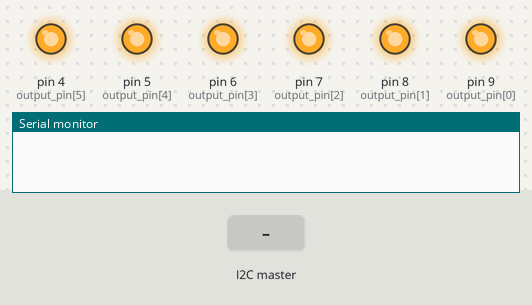
Simulated run of this sketch. Board: Arduino Uno, built with avr-gcc and run on an emulated ATmega328P. On the bench: output pins drawn as LEDs (lit = HIGH), the last lines printed to the serial monitor. The test bench sets the inputs (shaded band). Random numbers use the default seed unless the sketch sets one.

Above: at 1.2 s.
1.3 s: the I2C master sends the byte 1
At 4.8 s:
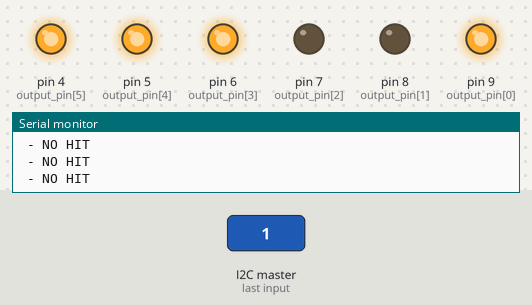
At 7.7 s:
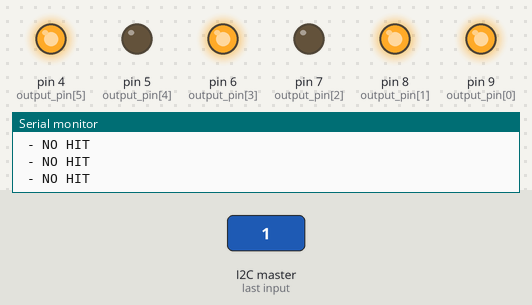
Timing chart, 0 to 25.5 s (numbered marks = the images above; inputs shaded):
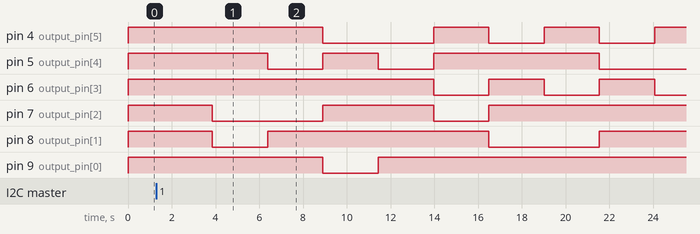

The sketch:

pistonDerecho.ino
```cpp
#include <Wire.h>

#define MOD_ADDR          0x02
#define RELAY_NUM         6
#define TIME_ON_DELAY     2000        // Tiempo que los pistones permanecen activos
#define TIME_OFF_DELAY    500         // Tiempo de espera antes de activar los siguientes pistones
#define GAME_DURATION     30000       // 30 segundos
#define FORCE_THRESHOLD   200         // Umbral para detectar fuerza (ajusta segun sea necesario)

// Variables globales
uint8_t output_pin[RELAY_NUM] = {9, 8, 7, 6, 5, 4}; // Pines conectados a pistones
volatile int rightScore = 0;
bool game_active = false;
bool forceRegistered = false;         // Bandera para detectar golper del sensor
unsigned long lastChangeTime = 0;
unsigned long game_end_time = 0;
unsigned long interval = TIME_ON_DELAY + TIME_OFF_DELAY;

const int numSensors = 6;        // Numero de sensores
const int fsrPins[numSensors] = {A0, A1, A2, A3, A4, A5}; // Pines de los sensores

int fsrReadings[numSensors];    // Array para almacenar las lecturas de los sensores
int counters[numSensors] = {0}; // Array para contar las detecciones de golpes
bool hitDetected[numSensors] = {false}; // Array para rastrear si se ha detectado un golpe

void setup() {
  Wire.begin(MOD_ADDR);
  Wire.onRequest(requestEvent);
  Wire.onReceive(receiveEvent);

  //Apaga todos los pistones (polaridad invertida)
  for (int i = 0; i < RELAY_NUM; i++) {
    pinMode(output_pin[i], OUTPUT);
    digitalWrite(output_pin[i], HIGH);
  }

  Serial.begin(9600);
  randomSeed(analogRead(0));
}

void loop() {
  if (game_active) {
    unsigned long currentTime = millis();

    if (currentTime - lastChangeTime >= interval) {
      lastChangeTime = currentTime;
      activateRandomRelays();

      // Valida si el juego sigue activo
      if (currentTime >= game_end_time) {
        stopAllRelays();
        game_active = false;
      }

      // Reinicia la bandera para nuevo golpe
      // forceRegistered = false;
    }

  // Procesar las lecturas de los sensores
  for (int i = 0; i < numSensors; i++) {

    if (fsrReadings[i] > 200) {
      if (!hitDetected[i]) { // Si no se ha detectado un golpe previamente en este sensor
        counters[i]++;
        Serial.print("Count: ");
        Serial.print(counters[i]);
        hitDetected[i] = true; // Marca que se ha detectado un golpe en este sensor
        rightScore = counters[i];
      }
    } else {
      if (hitDetected[i]) { // Si el golpe ha sido detectado y ahora no se detecta
        hitDetected[i] = false; // Resetea el estado del golpe
        Serial.println(" - NO HIT");
      } else {
        Serial.println(" - NO HIT");
      }
    }
  }
  delay(100);
  }
}

void activateRandomRelays() {
  stopAllRelays();

  // Activa dos pistones random
  int relay1 = random(0, RELAY_NUM);
  int relay2;

  do {
    relay2 = random(0, RELAY_NUM);
  } while (relay2 == relay1);

  digitalWrite(output_pin[relay1], LOW);
  digitalWrite(output_pin[relay2], LOW);
}

void stopAllRelays() {
  for (int i = 0; i < RELAY_NUM; i++) {
    digitalWrite(output_pin[i], HIGH);
  }
}

void requestEvent() {
  Wire.write(rightScore & 0xFF);
  Wire.write((rightScore >> 8) & 0xFF);
}

void receiveEvent(int howMany) {
  if (Wire.available() > 0) {
    byte command = Wire.read();

    if (command == 0x01) { // Comando para iniciar la activacion aleatoria de pistones
      game_end_time = millis() + GAME_DURATION;
      game_active = true; // Inicia el juego
      lastChangeTime = millis(); // Reinicia el temporizador de activacion de pistones
      Serial.println("Inicio del juego recibido");
    } else if (command == 0xFF) { // Comando para detener todos los pistones
      stopAllRelays();
      game_active = false; // Detiene el juego
    }
  }
}
```

Measured:
- after the input at 1.3 s, pin 4 (output_pin[5]): HIGH → LOW after 7.6 s, then repeats every 5.1 s: HIGH 2.5 s, LOW 2.5 s; pin 5 (output_pin[4]): goes LOW 2.5 s, HIGH 2.5 s, LOW 2.5 s, HIGH 7.6 s, then LOW, starting after 5.1 s
